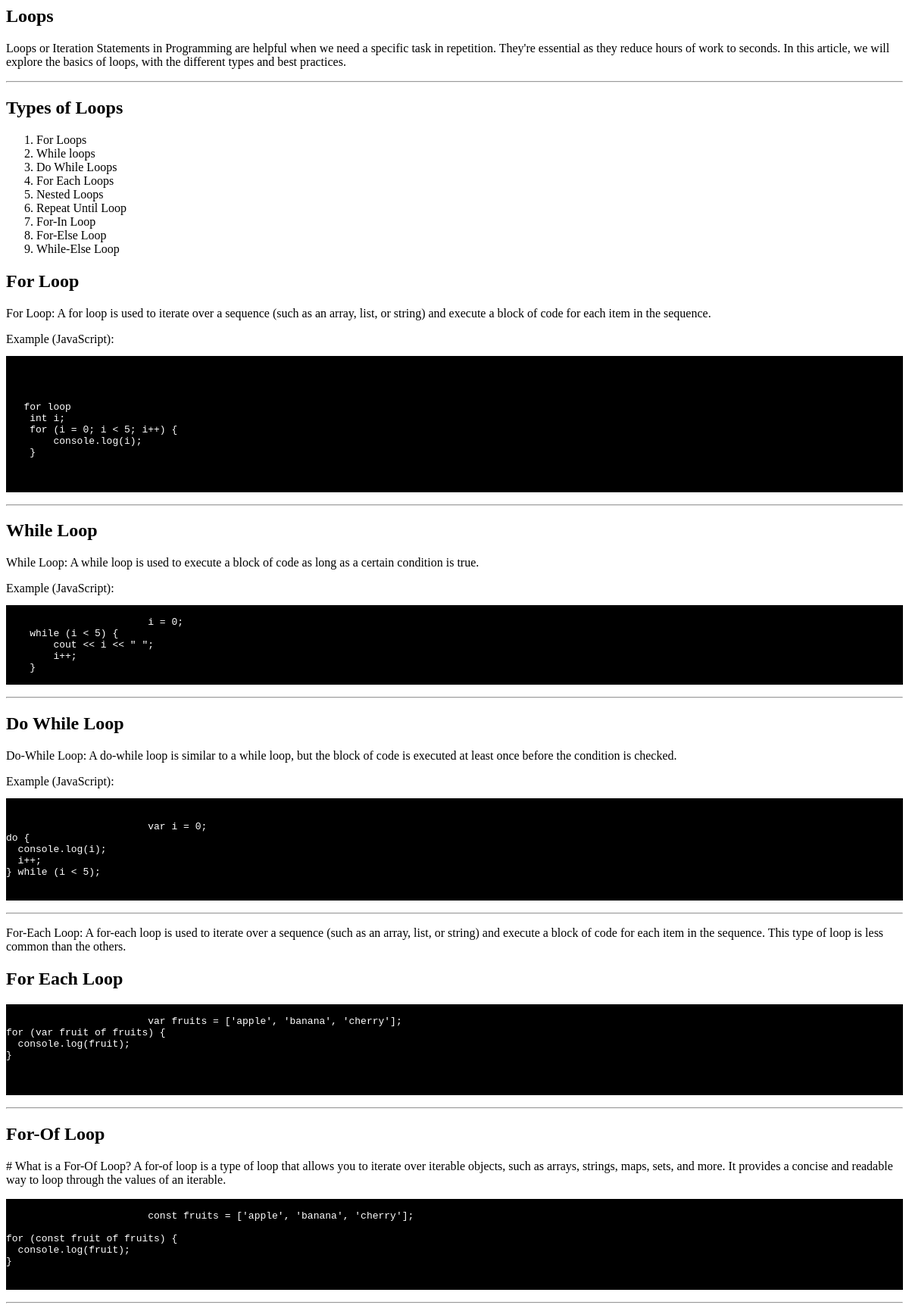
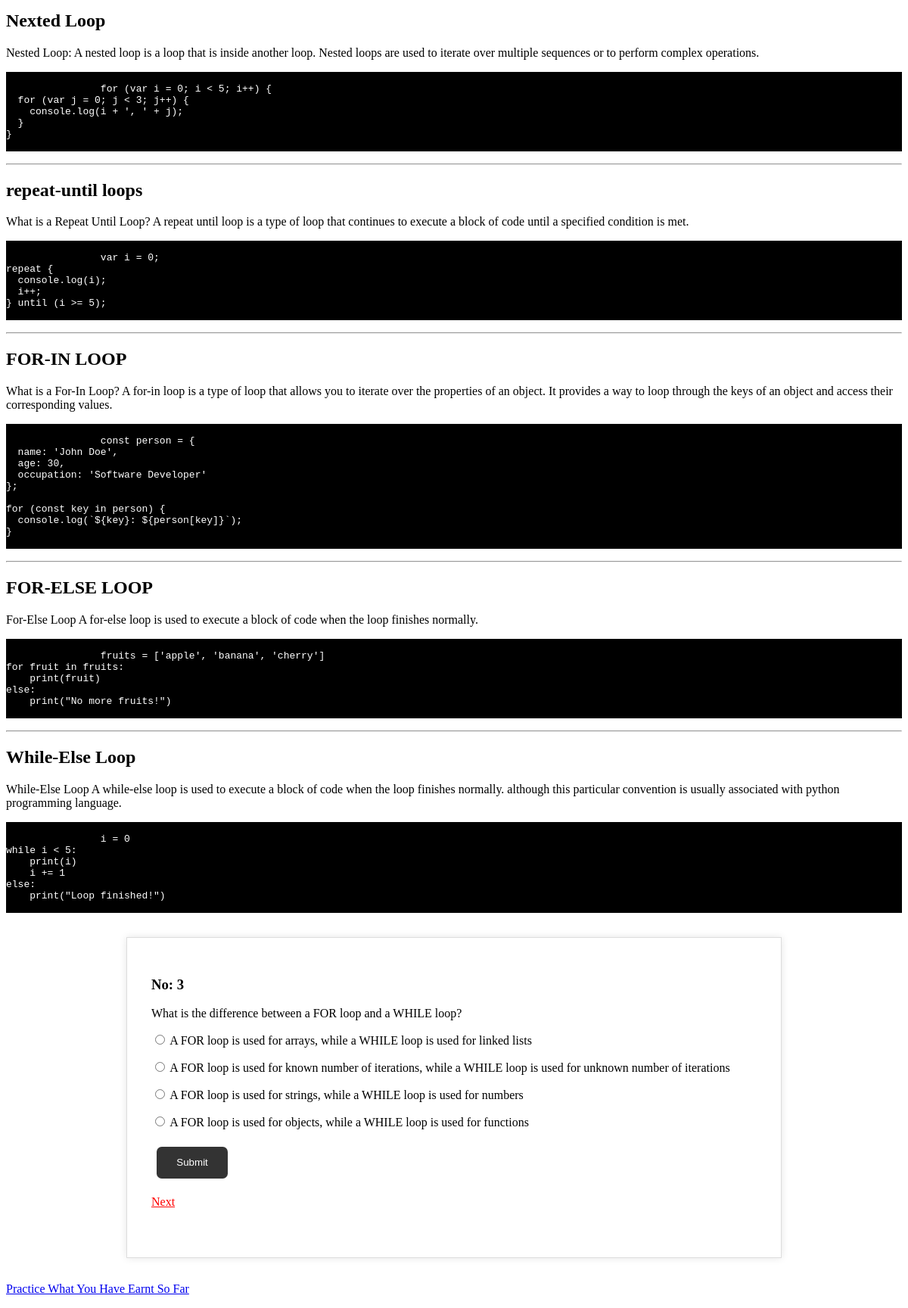
The app's page /loops3.php with its own data (2 pictures, top to bottom).
### tables this page shows
CREATE TABLE `loop_questions` (
  `id` int(11) NOT NULL,
  `question` text NOT NULL,
  `option_a` text NOT NULL,
  `option_b` text NOT NULL,
  `option_c` text NOT NULL,
  `option_d` text NOT NULL,
  `correct_answer` text NOT NULL,
  `topic` varchar(50) NOT NULL
);

### loopsq3.php (the view, shortened to what this page needs)
<?php
$conn= mysqli_connect("localhost","detsconl_projectdb","detsconl_projectdb","detsconl_projectdb");
$sql = "SELECT * FROM loop_questions WHERE id=3";
$result = mysqli_query($conn,$sql);
if (mysqli_num_rows($result)> 0) {
  while($row = mysqli_fetch_assoc($result))
  { ?>
    <p id='question'><?php echo "<h3>No: ".$row['id']."</h3>".$row["question"];?></p>
      <form action="submit3.php" method="post">
       <p> <input type="radio" name="choice" value="<?php echo $row['option_a'];?>">
       <?php echo $row['option_a'];?>
       </p>
       <p>   <input type="radio" name="choice" value="<?php echo $row['option_b'];?>">
       <?php echo $row['option_b'];?>
       </p>
          <p>  <input type="radio" name="choice" value="<?php echo $row['option_c'];?>">
          <?php echo $row['option_c'];?>
          </p>
       <p>   <input type="radio" name="choice" value="<?php echo $row['option_d'];?>">
       <?php echo $row['option_d'];?>
       </p>
            <button type="submit" id="submit-btn">Submit</button>
        </form>
 <?php
  }
  }else{
  echo "0 results";
  }
?>

### loops3.php (shortened to what this page needs)
<div class="container">
    <div class="col-md-10">
    	<h2>Loops</h2>
    	<p>
    	Loops or Iteration Statements in Programming are helpful when we need a specific task in repetition. They're essential as they reduce hours of work to seconds. In this article, we will explore the basics of loops, with the different types and best practices.
    	</p>
    	<hr>
    	<p>
    		<h2>Types of Loops</h2>
    		<ol>
    			<li>
    				For Loops
    			</li>
    			<li>
    				While loops
    			</li>
    			<li>
    				Do While Loops
    			</li>
    			<li>
    				For Each Loops
    			</li>
    			<li>Nested Loops</li>
    			<li>
    				Repeat Until Loop
    			</li>
    			<li>For-In Loop</li>
    			<li>
    				For-Else Loop
    			</li>
    			<li>
    				While-Else Loop
    			</li>
    		</ol>
    	</p>
    	<p>
    		<h2>For Loop</h2>
    		<p>
    			For Loop: A for loop is used to iterate over a sequence (such as an array, list, or string) and execute a block of code for each item in the sequence.
    		</p>
    		Example (JavaScript):
    		<pre>
    		<code>
   for loop
    int i;
    for (i = 0; i < 5; i++) {
        console.log(i);
    }
    		</code>
    	</pre>
    	</p>
    	<hr>
    	<p>
    		<h2>While Loop</h2>
    		<p>
    			While Loop: A while loop is used to execute a block of code as long as a certain condition is true.
    		</p>
    		Example (JavaScript):
    		<pre><code>
    			i = 0;
    while (i < 5) {
        cout << i << " ";
        i++;
    }
    		</code></pre>
    	</p>
    	<hr>
    	<p>
    		<h2>Do While Loop</h2>
    		<p>
    			Do-While Loop: A do-while loop is similar to a while loop, but the block of code is executed at least once before the condition is checked.
    		</p>
    		Example (JavaScript):
    		<pre>
    			<code>
    			var i = 0;
do {
  console.log(i);
  i++;
} while (i < 5);
    			</code>
    		</pre>
    	</p>
    	<hr>
    	<p>
    		<p>
    			For-Each Loop: A for-each loop is used to iterate over a sequence (such as an array, list, or string) and execute a block of code for each item in the sequence. This type of loop is less common than the others.
    		</p>
    		<h2>For Each Loop</h2>
    		<pre>
    			<code>
    			var fruits = ['apple', 'banana', 'cherry'];
for (var fruit of fruits) {
  console.log(fruit);
}
    		</code>
    	</pre>
    	</p>
    	<hr>
    	<p>
    		<h2>For-Of Loop</h2>
    		<p>
    			# What is a For-Of Loop?
A for-of loop is a type of loop that allows you to iterate over iterable objects, such as arrays, strings, maps, sets, and more. It provides a concise and readable way to loop through the values of an iterable.
    		</p>
    		<pre>
    			<code>
    			const fruits = ['apple', 'banana', 'cherry'];
for (const fruit of fruits) {
  console.log(fruit);
}
    		</code>
    	</pre>
    	</p>
    	<hr>
<p>
	<h2>Nexted Loop</h2>
	<p>Nested Loop: A nested loop is a loop that is inside another loop. Nested loops are used to iterate over multiple sequences or to perform complex operations.</p>
	<pre>
		<code>
		for (var i = 0; i < 5; i++) {
  for (var j = 0; j < 3; j++) {
    console.log(i + ', ' + j);
  }
}
	</code>
</pre>
</p>
<hr>
<p>
	<h2>repeat-until loops</h2>
	<p>
		What is a Repeat Until Loop?
A repeat until loop is a type of loop that continues to execute a block of code until a specified condition is met.
	</p>
	<pre>
		<code>
		var i = 0;
repeat {
  console.log(i);
  i++;
} until (i >= 5);
	</code>
</pre>
</p> <hr>
<p>
	<h2>FOR-IN LOOP</h2>
	<p>
		What is a For-In Loop?
A for-in loop is a type of loop that allows you to iterate over the properties of an object. It provides a way to loop through the keys of an object and access their corresponding values.
	</p>
	<pre>
		<code>
		const person = {
  name: 'John Doe',
  age: 30,
  occupation: 'Software Developer'
};
for (const key in person) {
  console.log(`${key}: ${person[key]}`);
}
	</code>
</pre>
</p>
<hr>
<p>
	<h2>FOR-ELSE LOOP</h2>
	<P>
		For-Else Loop
A for-else loop is used to execute a block of code when the loop finishes normally.
	</P><pre>
		<code>
		fruits = ['apple', 'banana', 'cherry']
for fruit in fruits:
    print(fruit)
else:
    print("No more fruits!")
	</code>
</pre>
</p>
<hr>
<p>
	<h2>While-Else Loop</h2>
	<p>
		While-Else Loop
A while-else loop is used to execute a block of code when the loop finishes normally.
although this particular convention is usually associated with python programming language.
	</p>
	<pre><code>
		i = 0
while i < 5:
    print(i)
    i += 1
else:
    print("Loop finished!")
	</code></pre>
</p>
<p>
<main class="hi">
<div class="question-container ">
<?php
require "loopsq3.php";
?>
<a href="profile.php?url=loops4" id="next">Next</a>
</div>
</main>
</p>
<p>
	<a href="profile.php?url=practice">Practice What You Have Earnt So Far</a>
</p>
    </div>
</div>

### loops3.php (style rules this page uses)
pre { background-color: black; color: white; }
main { max-width: 800px; margin: 2em auto; padding: 2em; background-color: #fff; border: 1px solid #ddd; box-shadow: 0 0 10px rgba(0, 0, 0, 0.1); }
.question-container { margin-bottom: 2em; }
button { padding: 1em 2em; margin: 0.5em; border: none; border-radius: 0.5em; background-color: #4CAF50; color: #fff; cursor: pointer; }
#submit-btn { background-color: #333; color: #fff; }
#next { color:red; }

### records on screen
loop_questions: id "3", question "What is the difference between a FOR loop and a WHILE loop?", option_a "A FOR loop is used for arrays, while a WHILE loop is used for linked lists", option_b "A FOR loop is used for known number of iterations, while a WHILE loop is used for unknown number of iterations", option_c "A FOR loop is used for strings, while a WHILE loop is used for numbers", option_d "A FOR loop is used for objects, while a WHILE loop is used for functions"
